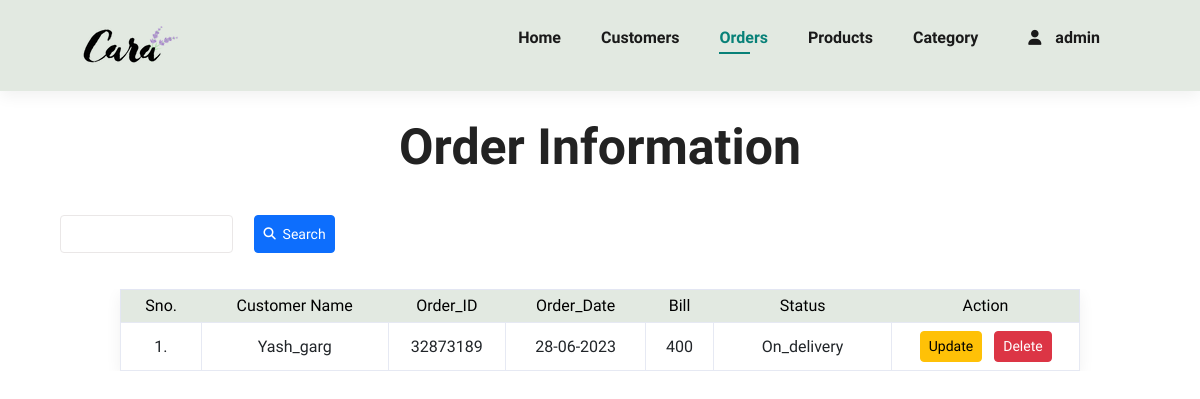
Before: /admin/orders.php (signed in) with the older database file.
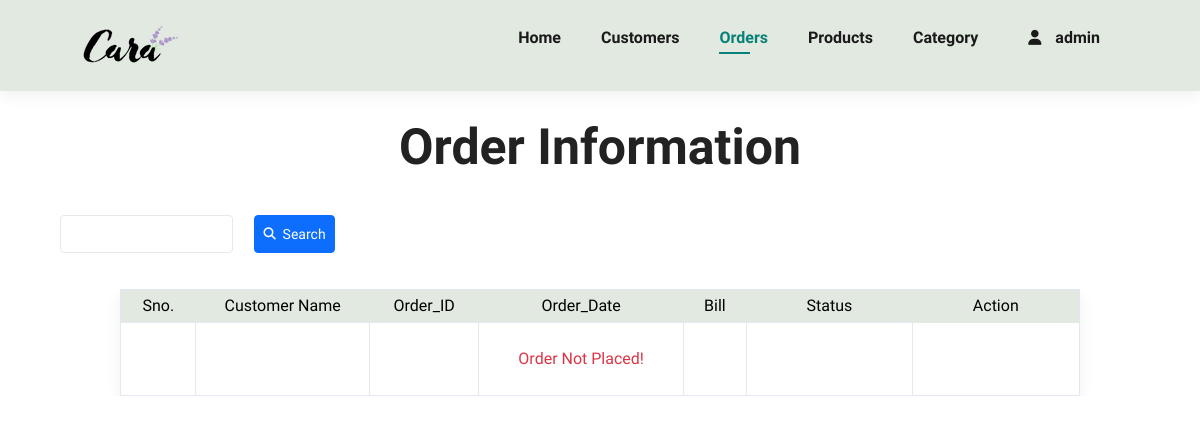
After: the same page with the newer database file.
### tables this page shows
CREATE TABLE `orders` (
  `id` int(10) NOT NULL,
  `u_name` text NOT NULL,
  `order_id` int(100) NOT NULL,
  `order_price` text NOT NULL,
  `order_date` date NOT NULL,
  `status` varchar(20) NOT NULL,
  `address` text NOT NULL,
  `trx_id` varchar(40) NOT NULL
);

### admin/orders.php (the view, shortened to what the changed rows need)
<?php include('../connection.php');
?>
<!DOCTYPE html>
<html lang="en">
<head>
    <link rel="stylesheet" href="https://pro.fontawesome.com/releases/v5.10.0/css/all.css" />
    <link rel="stylesheet" href="https://cdnjs.cloudflare.com/ajax/libs/font-awesome/6.4.0/css/all.min.css">
    <link href="https://cdn.jsdelivr.net/npm/bootstrap@5.3.0/dist/css/bootstrap.min.css" rel="stylesheet">
    <link rel="stylesheet" href="stylle.css">
</head>
<body>
    <section id="o-info">
        <h1 style="text-align: center;">Order Information</h1>
        <div class="infor">
            <table style="width:80%;">
                <thead class="text-center">
                    <tr>
                        <td class="px-3">Sno.</td>
                        <td class="px-3">Customer Name</td>
                        <td class="px-3">Order_ID</td>
                        <td class="px-3">Order_Date</td>
                        <td class="px-3">Bill</td>
                        <td class="px-5">Status</td>
                        <td class="px-5">Action</td>
                    </tr>
                </thead>
                <tbody class="text-center">
                    <?php
                    $sno = 1;
                    if (isset($_POST['srch'])) {
                        $val = $_POST['o_id'];
                        $sql = mysqli_query($conn, "SELECT * FROM orders WHERE order_id='$val' OR u_name='$val' OR status='$val'");
                        $count = mysqli_num_rows($sql);
                        if ($count > 0) {
                            while ($row = mysqli_fetch_assoc($sql)) {
                                $id = $row['id'];
                                $name = $row['u_name'];
                                $o_id = $row['order_id'];
                                $dt = $row['order_date'];
                                $price = $row['order_price'];
                                $status = $row['status'];
                                $dte = explode("-", $dt);
                                $d = $dte[2];
                                $m = $dte[1];
                                $y = $dte[0];
                                $date = $d . "-" . $m . "-" . $y;
                    ?> <tr>
                                    <td><?php echo $sno; ?>.</td>
                                    <td><?php echo $name; ?></td>
                                    <td> <?php echo $o_id; ?></td>
                                    <td><?php echo $date; ?></td>
                                    <td><?php echo $price; ?></td>
                                    <td class="text-capitalize"><?php echo $status; ?></td>
                                    <td>
                                        <a href="o_d_u.php?id=<?php echo $id ?>&type=<?php echo 'update'; ?> " class="btn btn-warning btn-sm">Update</a>
                                        <a href="o_d_u.php?id=<?php echo $id ?>&type=<?php echo 'delete'; ?>" class="btn btn-danger btn-sm">Delete</a>
                                    </td>
                                    <?php $sno++; ?>
                                </tr>
                            <?php
                            }
                        } else {
                            ?>
                            <tr>
                                <td></td>
                                <td></td>
                                <td></td>
                                <td class="p-4 text-danger" style="font-weight:500">No Results For : <?php echo $val; ?> : !</td>
                                <td></td>
                                <td></td>
                            </tr><?php
                                }
                            } else {
                                $sql = mysqli_query($conn, "SELECT * FROM orders");
                                $count = mysqli_num_rows($sql);
                                if ($count > 0) {
                                    $sno = 1;
                                    while ($row = mysqli_fetch_assoc($sql)) {
                                        $id = $row['id'];
                                        $name = $row['u_name'];
                                        $o_id = $row['order_id'];
                                        $dt = $row['order_date'];
                                        $price = $row['order_price'];
                                        $status = $row['status'];
                                        $dte = explode("-", $dt);
                                        $d = $dte[2];
                                        $m = $dte[1];
                                        $y = $dte[0];
                                        $date = $d . "-" . $m . "-" . $y;
                                    ?> <tr>
                                    <td><?php echo $sno; ?>.</td>
                                    <td><?php echo $name; ?></td>
                                    <td> <?php echo $o_id; ?></td>
                                    <td><?php echo $date; ?></td>
                                    <td><?php echo $price; ?></td>
                                    <td class="text-capitalize"><?php echo $status; ?></td>
                                    <td>
                                        <a href="o_d_u.php?id=<?php echo $id ?>&type=<?php echo 'update'; ?> " class="btn btn-warning btn-sm">Update</a>
                                        <a href="o_d_u.php?id=<?php echo $id ?>&type=<?php echo 'delete'; ?>" class="btn btn-danger btn-sm">Delete</a>
                                    </td>
                                    <?php $sno++; ?>
                                </tr>
                            <?php
                                    }
                                } else {
                            ?>
                            <tr>
                                <td></td>
                                <td></td>
                                <td></td>
                                <td class="p-4 text-danger" style="font-weight:500">Order Not Placed!</td>
                                <td></td>
                                <td></td>
                            </tr><?php
                                }
                            }
                                    ?>
                </tbody>
            </table>
        </div>
    </section>
</body>
</html>

Changed rows visible on the page:
removed orders: u_name "Yash_garg", order "32873189", order_date "28-06-2023", order_price "400", status "On_delivery"
Other visible differences:
text now shown: "Order Not Placed!"
